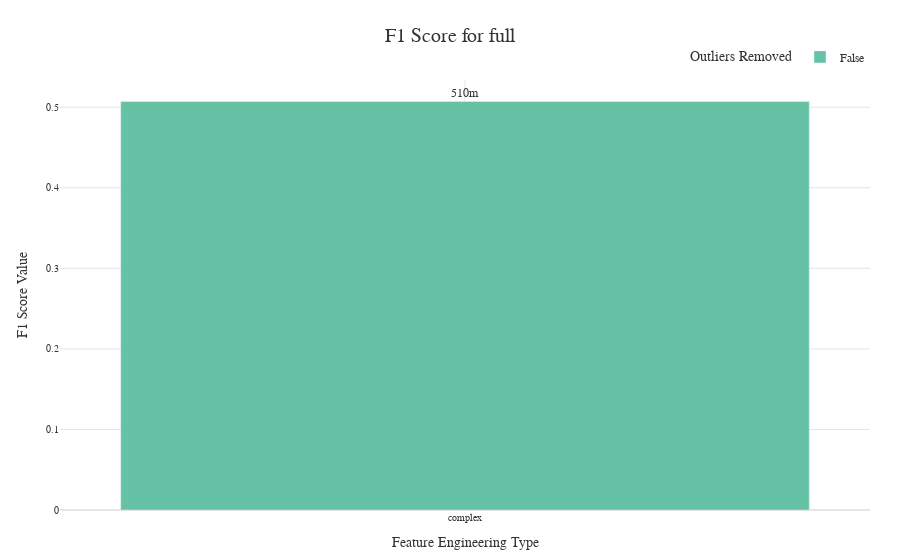
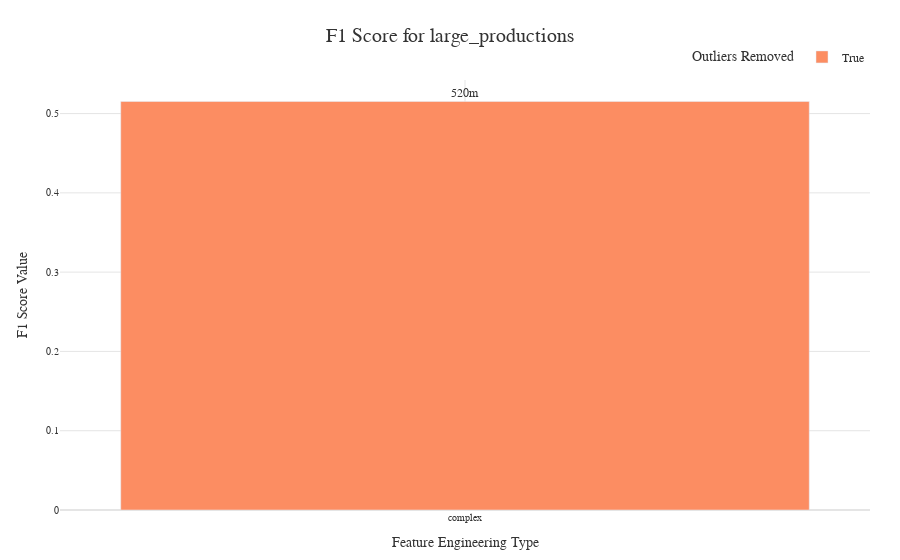
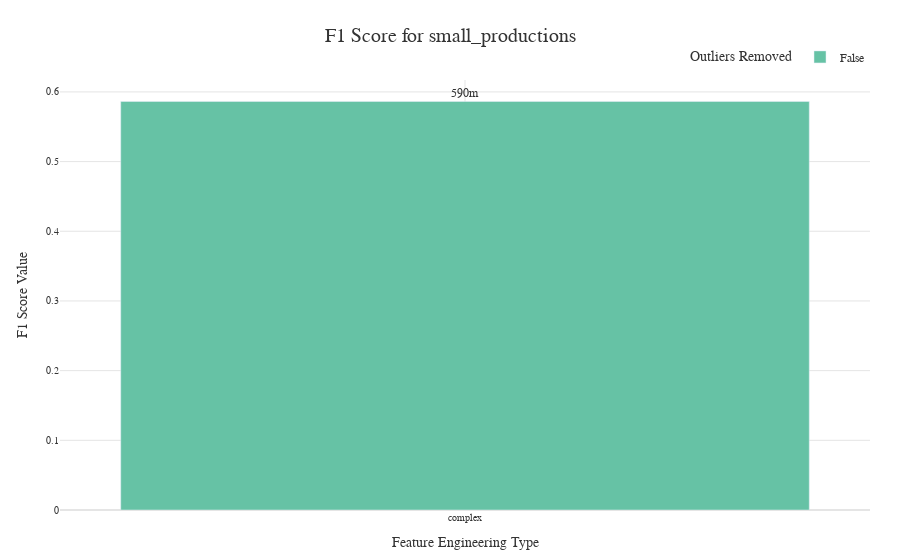

Write notebook code for charts like these, in order.
### Code cell
plot_one_metric_of_different_datasets_per_feature_engineering_outliers_with_plotly(experiment_df, problem_type='multi_class_classification', metric='F1 Score', metric_agg='max')

### Figure 1 — Plotly figure (JSON) as saved in the notebook; plotly's stock layout.template omitted (floating-point values rounded to 4 significant figures)
{"data": [{"alignmentgroup": "True", "hovertemplate": "Outliers Removed=False<br>Feature Engineering Type=%{x}<br>F1 Score Value=%{text}<extra></extra>", "legendgroup": "False", "marker": {"color": "#66C2A5", "pattern": {"shape": ""}}, "name": "False", "offsetgroup": "False", "orientation": "v", "showlegend": true, "text": [0.5071], "textposition": "outside", "texttemplate": "%{text:.2s}", "type": "bar", "x": ["complex"], "xaxis": "x", "y": [0.5071], "yaxis": "y"}], "layout": {"bargap": 0.15, "barmode": "group", "font": {"color": "#333333", "family": "Arial", "size": 12}, "legend": {"orientation": "h", "title": {"text": "Outliers Removed"}, "tracegroupgap": 0, "x": 1, "xanchor": "right", "y": 1.02, "yanchor": "bottom"}, "margin": {"b": 50, "l": 60, "r": 30, "t": 80}, "plot_bgcolor": "white", "showlegend": true, "title": {"font": {"color": "#333333", "size": 20}, "text": "F1 Score for full", "x": 0.5, "xanchor": "center", "y": 0.95, "yanchor": "top"}, "xaxis": {"anchor": "y", "categoryarray": ["none", "complex"], "categoryorder": "array", "domain": [0, 1], "gridcolor": "#E5E5E5", "showgrid": true, "tickangle": 0, "tickfont": {"size": 10}, "title": {"text": "Feature Engineering Type"}}, "yaxis": {"anchor": "x", "domain": [0, 1], "gridcolor": "#E5E5E5", "showgrid": true, "tickfont": {"size": 10}, "title": {"text": "F1 Score Value"}, "type": "linear", "zeroline": true, "zerolinecolor": "#E5E5E5"}}}

### Figure 2 — Plotly figure (JSON) as saved in the notebook; plotly's stock layout.template omitted (floating-point values rounded to 4 significant figures)
{"data": [{"alignmentgroup": "True", "hovertemplate": "Outliers Removed=True<br>Feature Engineering Type=%{x}<br>F1 Score Value=%{text}<extra></extra>", "legendgroup": "True", "marker": {"color": "#FC8D62", "pattern": {"shape": ""}}, "name": "True", "offsetgroup": "True", "orientation": "v", "showlegend": true, "text": [0.5152], "textposition": "outside", "texttemplate": "%{text:.2s}", "type": "bar", "x": ["complex"], "xaxis": "x", "y": [0.5152], "yaxis": "y"}], "layout": {"bargap": 0.15, "barmode": "group", "font": {"color": "#333333", "family": "Arial", "size": 12}, "legend": {"orientation": "h", "title": {"text": "Outliers Removed"}, "tracegroupgap": 0, "x": 1, "xanchor": "right", "y": 1.02, "yanchor": "bottom"}, "margin": {"b": 50, "l": 60, "r": 30, "t": 80}, "plot_bgcolor": "white", "showlegend": true, "title": {"font": {"color": "#333333", "size": 20}, "text": "F1 Score for large_productions", "x": 0.5, "xanchor": "center", "y": 0.95, "yanchor": "top"}, "xaxis": {"anchor": "y", "categoryarray": ["none", "complex"], "categoryorder": "array", "domain": [0, 1], "gridcolor": "#E5E5E5", "showgrid": true, "tickangle": 0, "tickfont": {"size": 10}, "title": {"text": "Feature Engineering Type"}}, "yaxis": {"anchor": "x", "domain": [0, 1], "gridcolor": "#E5E5E5", "showgrid": true, "tickfont": {"size": 10}, "title": {"text": "F1 Score Value"}, "type": "linear", "zeroline": true, "zerolinecolor": "#E5E5E5"}}}

### Figure 3 — Plotly figure (JSON) as saved in the notebook; plotly's stock layout.template omitted (floating-point values rounded to 4 significant figures)
{"data": [{"alignmentgroup": "True", "hovertemplate": "Outliers Removed=False<br>Feature Engineering Type=%{x}<br>F1 Score Value=%{text}<extra></extra>", "legendgroup": "False", "marker": {"color": "#66C2A5", "pattern": {"shape": ""}}, "name": "False", "offsetgroup": "False", "orientation": "v", "showlegend": true, "text": [0.5863], "textposition": "outside", "texttemplate": "%{text:.2s}", "type": "bar", "x": ["complex"], "xaxis": "x", "y": [0.5863], "yaxis": "y"}], "layout": {"bargap": 0.15, "barmode": "group", "font": {"color": "#333333", "family": "Arial", "size": 12}, "legend": {"orientation": "h", "title": {"text": "Outliers Removed"}, "tracegroupgap": 0, "x": 1, "xanchor": "right", "y": 1.02, "yanchor": "bottom"}, "margin": {"b": 50, "l": 60, "r": 30, "t": 80}, "plot_bgcolor": "white", "showlegend": true, "title": {"font": {"color": "#333333", "size": 20}, "text": "F1 Score for small_productions", "x": 0.5, "xanchor": "center", "y": 0.95, "yanchor": "top"}, "xaxis": {"anchor": "y", "categoryarray": ["none", "complex"], "categoryorder": "array", "domain": [0, 1], "gridcolor": "#E5E5E5", "showgrid": true, "tickangle": 0, "tickfont": {"size": 10}, "title": {"text": "Feature Engineering Type"}}, "yaxis": {"anchor": "x", "domain": [0, 1], "gridcolor": "#E5E5E5", "showgrid": true, "tickfont": {"size": 10}, "title": {"text": "F1 Score Value"}, "type": "linear", "zeroline": true, "zerolinecolor": "#E5E5E5"}}}
